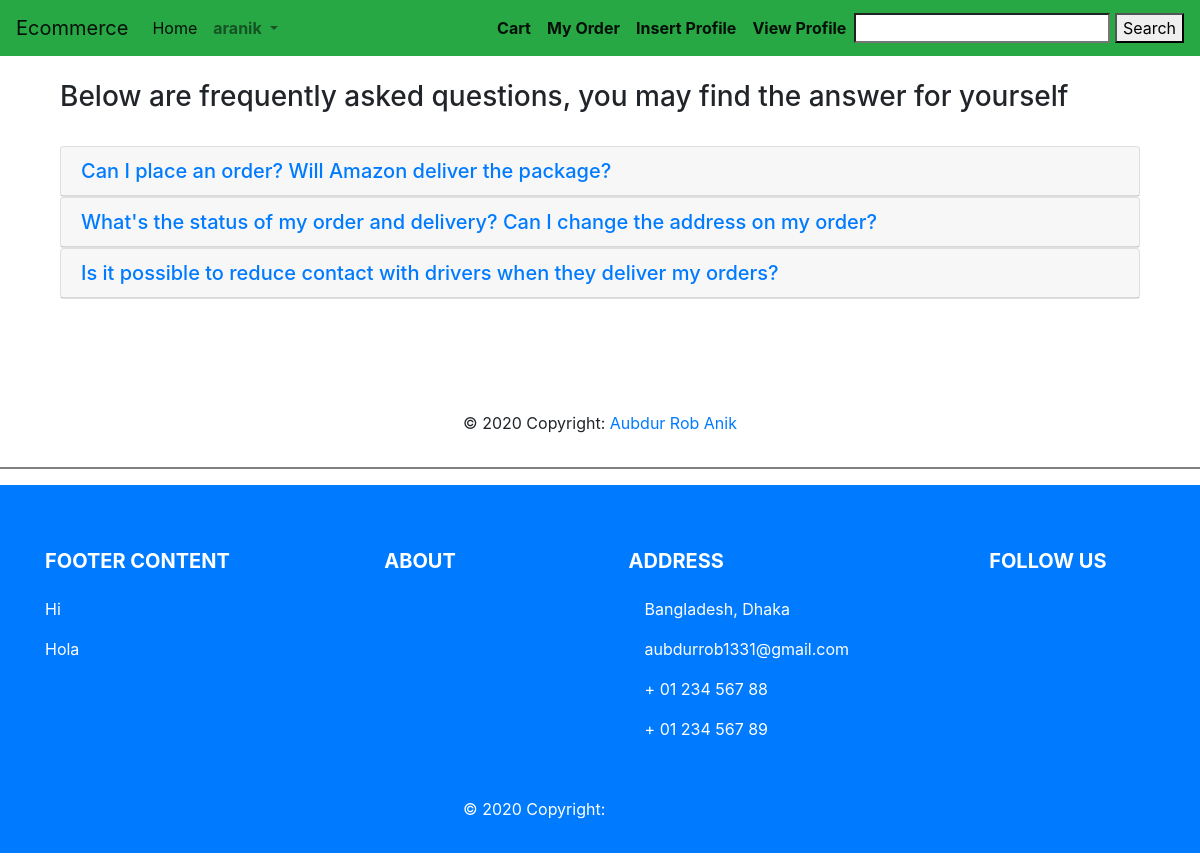
Screenshot of /faq/ (signed in) with the database file from the repository.
### Productmanagement/models.py (models this page shows, shortened)
class FAQ(models.Model):
    STATUS = (
        ("True", "True"),
        ("False", "False"),
    )
    ordernumber = models.IntegerField()
    question = models.CharField(max_length=300)
    answer = models.TextField()
    status = models.CharField(choices=STATUS, max_length=100, default=False)
    created_at = models.DateTimeField(auto_now_add=True)
    updated_at = models.DateTimeField(auto_now=True)

### Productmanagement/views.py (the view)
# urls.py: path('faq/', product_views.Faq_details, name='faq'),
def Faq_details(request):
    faq = FAQ.objects.filter(status=True).order_by('created_at')
    context = {
        'faq' : faq,
    }
    return render(request, 'ProductManagement/faq.html', context)

### templates/ProductManagement/faq.html (shortened to what this page needs)
{% extends 'base.html' %}
{% block change %}
<br>
    <div class="frequently-area pt-60 pb-50">
        <div class="container">
            <div class="row">
                <div class="col-md-12">
                    <div class="frequently-content">
                            <div class="frequently-desc">
                                    <h3>Below are frequently asked questions, you may find the answer for yourself</h3>
                            </div>
                    </div>
        <br>
        <div class="frequently-accordion">
            <div id="accordion">
                {% for p in faq  %}
                    <div class="card">
                        <div class="card-header" id="heading{{p.ordernumber}}">
                            <h5 class="mb-0">
                                <a class="collapsed" data-toggle="collapse" data-target="#collapse{{p.ordernumber}}" aria-expanded="false" aria-controls="collapse{{p.ordernumber}}">
                                    {{p.question}}
                                </a>
                            </h5>
                        </div>
                    </div>
                {% endfor %}
            </div>
        </div>
    </div>
</div>
</div>
</div>
<br>
{% endblock change %}

### templates/navber.html (shortened to what this page needs)
{% load static %}
<nav class="navbar navbar-expand-lg navbar-light bg-success">
  <a class="navbar-brand" href="{% url 'products_list' %}">Ecommerce</a>
  <div class="collapse navbar-collapse" id="navbarSupportedContent">
    <ul class="navbar-nav mr-auto">
      <li class="nav-item active">
        <a class="nav-link" href="{% url 'products_list' %}"> Home <span class="sr-only">(current)</span></a>
      </li>
      <li class="nav-item dropdown">
        {% if user.is_authenticated %}
        <a class="nav-link dropdown-toggle" href="#" id="navbarDropdown" role="button" data-toggle="dropdown" aria-haspopup="true" aria-expanded="false">
          <b> {{user.username}} </b>
        </a>
        {% endif %}
      </li>
    </ul>
     {% if user.is_authenticated %}
      <ul class="navbar-nav justify-content-end">
          <li class="nav-item active">
            <a class="nav-link" href="{% url 'cart' %}"> <b> Cart </b> <span class="sr-only">(current)</span></a>
          </li>
          <li class="nav-item active">
            <a class="nav-link" href="{% url 'my-orders' %}"> <b> My Order </b> <span class="sr-only">(current)</span></a>
          </li>
          <li class="nav-item active">
            <a class="nav-link" href="{% url 'createprofile' %}"> <b> Insert Profile </b> <span class="sr-only">(current)</span></a>
          </li>
          <li class="nav-item active">
            <a class="nav-link" href="{% url 'viewprofile' %}"> <b> View Profile </b> <span class="sr-only">(current)</span></a>
          </li>
      </ul>
    {% endif %}
    <form method="POST" action="{% url 'products_list' %}">
    <input  type="search" name="search">
    <button  type="submit">Search</button>
    </form>
  </div>
</nav>

### rows the page displays
FAQ: question "Can I place an order? Will Amazon deliver the package?"
FAQ: question "What's the status of my order and delivery? Can I change the address on my order?"
FAQ: question "Is it possible to reduce contact with drivers when they deliver my orders?"

### other values shown
{{ user.username }} "aranik"
